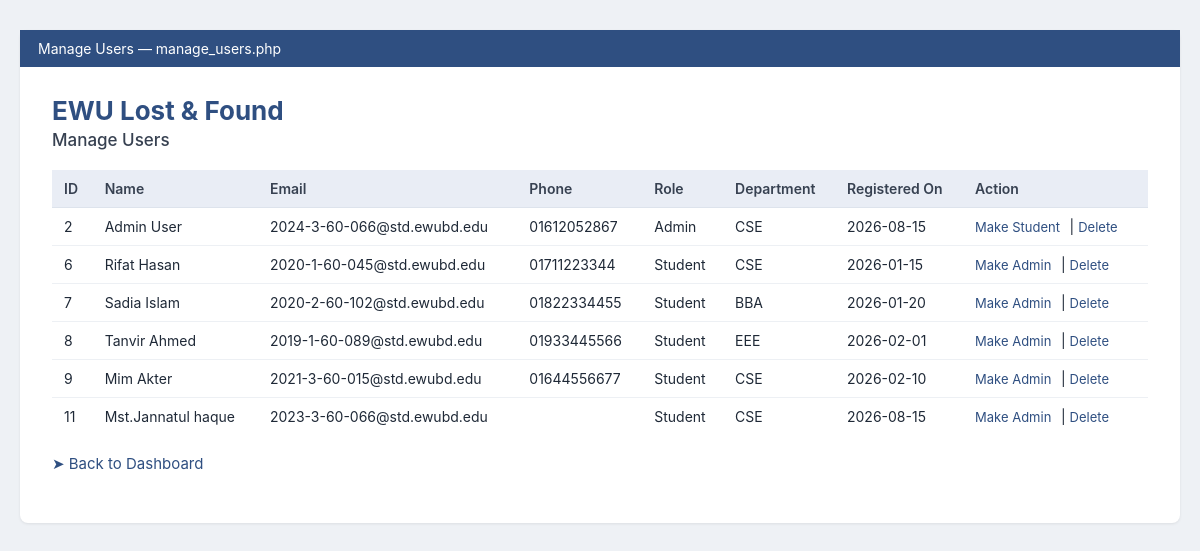
/Manage_users.php (signed in), run on the app's committed database.
### tables this page shows
CREATE TABLE `user` (
  `user_id` int(11) NOT NULL,
  `name` varchar(100) NOT NULL,
  `email` varchar(150) NOT NULL,
  `password` varchar(255) NOT NULL,
  `phone` varchar(20) DEFAULT NULL,
  `role` enum('Admin','Student') NOT NULL DEFAULT 'Student',
  `department` varchar(100) DEFAULT NULL,
  `registration_date` date NOT NULL
);

### Manage_users.php (the view, shortened to what this page needs)
<?php
include "db_conn.php";
$users = $conn->query("SELECT * FROM User ORDER BY user_id");
$pageTitle = "Manage Users";
$pageFile  = "manage_users.php";
include 'header.php';
?>
    <h1>EWU Lost &amp; Found</h1>
    <h2 class="subtitle">Manage Users</h2>
    <table>
        <thead>
            <tr>
                <th>ID</th>
                <th>Name</th>
                <th>Email</th>
                <th>Phone</th>
                <th>Role</th>
                <th>Department</th>
                <th>Registered On</th>
                <th>Action</th>
            </tr>
        </thead>
        <tbody>
            <?php while ($user = $users->fetch_assoc()): ?>
            <tr>
                <td><?= $user["user_id"] ?></td>
                <td><?= htmlspecialchars($user["name"]) ?></td>
                <td><?= htmlspecialchars($user["email"]) ?></td>
                <td><?= htmlspecialchars($user["phone"]) ?></td>
                <td><?= htmlspecialchars($user["role"]) ?></td>
                <td><?= htmlspecialchars($user["department"]) ?></td>
                <td><?= $user["registration_date"] ?></td>
                <td>
                    <a class="action-link" href="manage_users.php?toggle_role=<?= $user['user_id'] ?>"
                       onclick="return confirm('Change this user\'s role?');">
                        Make <?= $user["role"] == "Admin" ? "Student" : "Admin" ?>
                    </a>
                    |
                    <a class="action-link" href="manage_users.php?delete=<?= $user['user_id'] ?>"
                       onclick="return confirm('Are you sure you want to delete this user?');">
                        Delete
                    </a>
                </td>
            </tr>
            <?php endwhile; ?>
        </tbody>
    </table>
    <p style="margin-top:18px;">
        <a href="admin_dashboard.php" class="link-arrow">Back to Dashboard</a>
    </p>
<?php include 'footer.php'; ?>

### header.php (shortened to what this page needs)
<!DOCTYPE html>
<html lang="en">
<head>
    <link rel="stylesheet" href="style.css">
</head>
<body>
    <div class="container">
        <div class="topbar">
            <?php echo htmlspecialchars($pageTitle); ?> — <?php echo htmlspecialchars($pageFile); ?>
        </div>
        <div class="content">

### footer.php (shortened to what this page needs)
        </div>
    </div>
</body>
</html>

### style.css (style rules this page uses)
* { box-sizing: border-box; }
body { margin: 0; padding: 30px 20px; background: #eef1f5; font-family: -apple-system, BlinkMacSystemFont, "Segoe UI", Roboto, Arial, sans-serif; color: #1f2937; }
.container { max-width: 1200px; margin: 0 auto; background: #ffffff; border-radius: 8px; box-shadow: 0 1px 3px rgba(0, 0, 0, 0.08); }
.topbar { background: #2f4f81; color: #ffffff; padding: 10px 18px; font-size: 14px; }
.content { padding: 28px 32px 34px; }
.content h1 { color: #2f4f81; font-size: 26px; margin: 0 0 4px; }
.content h2.subtitle { color: #374151; font-weight: 500; font-size: 17px; margin: 0 0 20px; }
.menu-list a, .link-arrow { color: #2f4f81; text-decoration: none; font-size: 15px; }
.menu-list a::before, .link-arrow::before { content: "➤ "; }
table { width: 100%; border-collapse: collapse; margin-top: 8px; font-size: 14px; }
thead th { background: #e9edf5; color: #374151; text-align: left; padding: 10px 12px; font-weight: 600; border-bottom: 1px solid #dde3ec; white-space: nowrap; }
tbody td { padding: 10px 12px; border-bottom: 1px solid #edf0f4; vertical-align: middle; white-space: nowrap; }
tbody tr:last-child td { border-bottom: none; }
.action-link { color: #2f4f81; text-decoration: none; font-size: 13px; margin-right: 6px; }

### data on the page
user: user_id "2", name "Admin User", email "2024-3-60-066@std.ewubd.edu", phone "01612052867", role "Admin", department "CSE", registration_date "2026-08-15", shows "Student"
user: user_id "6", name "Rifat Hasan", email "2020-1-60-045@std.ewubd.edu", phone "01711223344", role "Student", department "CSE", registration_date "2026-01-15", shows "Admin"
user: user_id "7", name "Sadia Islam", email "2020-2-60-102@std.ewubd.edu", phone "01822334455", role "Student", department "BBA", registration_date "2026-01-20", shows "Admin"
user: user_id "8", name "Tanvir Ahmed", email "2019-1-60-089@std.ewubd.edu", phone "01933445566", role "Student", department "EEE", registration_date "2026-02-01", shows "Admin"
user: user_id "9", name "Mim Akter", email "2021-3-60-015@std.ewubd.edu", phone "01644556677", role "Student", department "CSE", registration_date "2026-02-10", shows "Admin"
user: user_id "11", name "Mst.Jannatul haque", email "2023-3-60-066@std.ewubd.edu", role "Student", department "CSE", registration_date "2026-08-15", shows "Admin"

### other printed values
$pageTitle "Manage Users"
$pageFile "manage_users.php"
